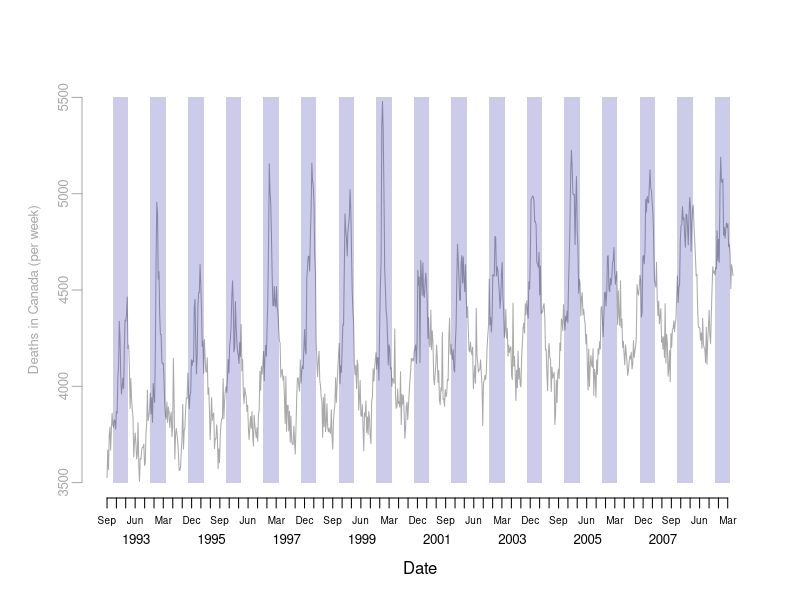

The R script that drew this image:
## ------------- Module 1 Starter Code -------------

## ------------- Load Data -------------
# Read data files as downloaded from Fluview, with minor cleaning
death = read.csv("data/Table_S1_clean.csv")

# Cast columns to correct data types
death$DEATHDT = as.Date(death$DEATHDT)
death$MONTH = as.factor(death$MONTH)


## ------------- Plot Deaths and Seasons -------------
# Create date sequences for labelling plots
months = seq(from=head(death$DEATHDT,1), to=tail(death$DEATHDT,1), by="months")
quarters = seq(from=head(death$DEATHDT,1), to=tail(death$DEATHDT,1), by="quarters")
years = seq(from=as.Date("1993-06-15"), to=as.Date("2008-06-15"), by="years")
seasons = seq(1993,2009)

# Plot observed counts
## draw a plot with two Date axes, one with quarters, and one with years
plot(death$DEATHDT, death$COUNT, type='n', bty='n', xaxt='n', yaxt='n', xlab = "Date", ylab='', ylim=c(3500,5500), xlim=c(head(death$DEATHDT,1), tail(death$DEATHDT,1)))
axis.Date(1, at=quarters, format="%b", cex.axis=0.6, mgp=c(3,0.5,0))
axis.Date(1, at=years, format="%Y", tick=FALSE, cex.axis=0.8, mgp=c(5,1.5,0))

# Create axis and add data for all-cause mortality
death.col = "dark gray"
axis(2, at = seq(3500,5500,500), col=death.col, col.axis=death.col, mgp=c(2,0.5,0), cex.axis=0.8)
mtext("Deaths in Canada (per week)", side=2, line=2, at=4500, col=death.col, cex=0.8)
lines(death$DEATHDT, death$COUNT, type='l', col=death.col)

# Add periseason boundaries (Nov to Apr) to plot as transparent polygons
nov = seq(from=as.Date("1992-11-01"), to=as.Date("2008-11-01"), by="years")
apr = seq(from=as.Date("1993-04-01"), to=as.Date("2009-04-01"), by="years")
y.pts = rep(c(3500,5500,5500,3500), length(nov))
x.pts = NULL
for (month in 1:length(nov)){
  x.pts = c(x.pts, c(nov[month], nov[month], apr[month], apr[month]))
} # for
polygon(x.pts, y.pts, density=NULL, col="#00009933", border=NA)


# Identify influenza A season boundaries using calendar and WHO reporting data
## Use greater than 1% for Neuzil and greater than 5% for Izurieta
## Don't worry about ensuring weeks are consecutive.


# Calculate and plot season boundaries using Neuzil and Izurieta definitions




## ------------- Periseason -------------
# Calculate excess mortality using periseason approaches


# Rate difference (deaths / week)



## ------------- Serfling -------------
# Define variables

# Censor data during circulating influenza periods for fitting model

# Create data frame without outcome for prediction of censored weeks


# Fit the model


# Predict deaths for censored days (and obtain model fit for other days)


# Plot fit and predicted values


# Determine excess deaths per season using Serfling model. Consider 
#  excess over all days in the season and only days the observed count is above the predicted.



## ------------- Poisson -------------
# Define data structures

# Fit the model

# Predict deaths for all days with and without influenza A circulating

# Determine excess deaths per season using Poisson model. 




## ------------- Plot Excess Deaths by Method -------------
# Create boxplot of excess deaths by method, with seasons as observations
